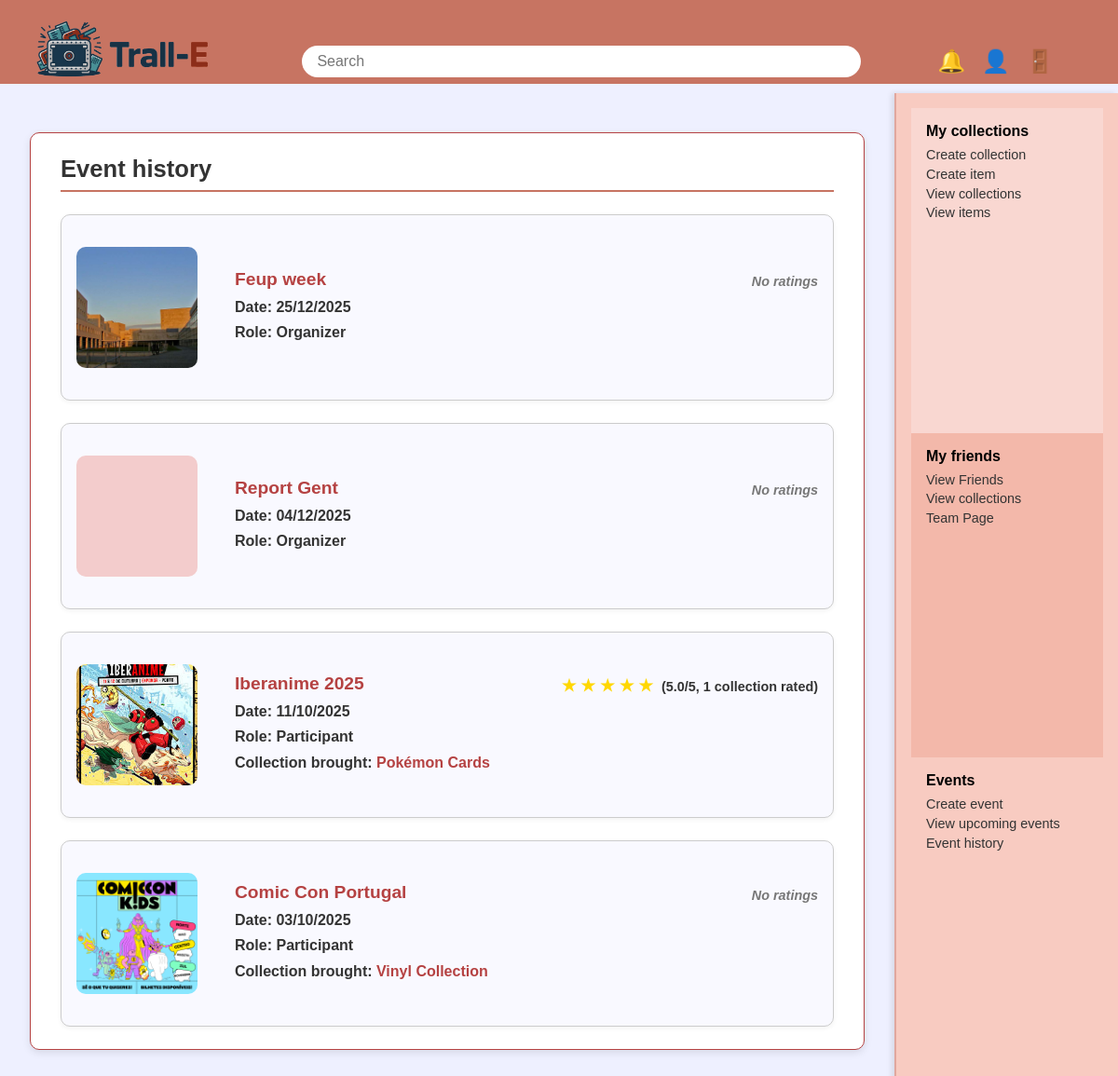
The page /public_html/eventhistory.php (signed in) on the database as committed earlier.
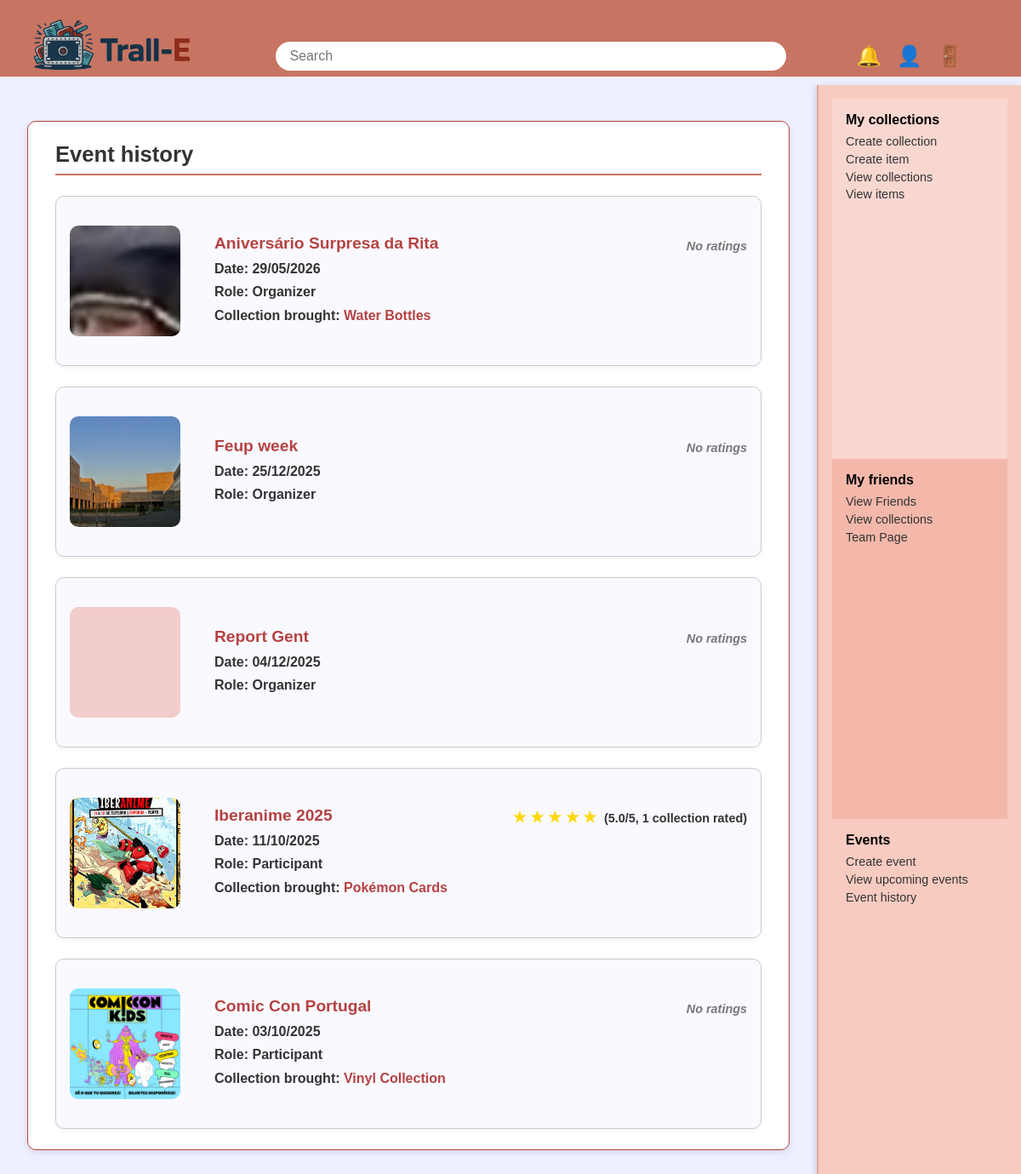
The same page on the database as committed later.
### tables this page shows
CREATE TABLE `event` (
  `event_id` int(11) NOT NULL,
  `user_id` int(11) NOT NULL,
  `image_id` int(11) DEFAULT 13,
  `name` varchar(100) NOT NULL,
  `date` date DEFAULT NULL,
  `theme` varchar(100) DEFAULT NULL,
  `place` varchar(120) DEFAULT NULL,
  `description` text DEFAULT NULL,
  `teaser_url` text DEFAULT NULL
);

CREATE TABLE `image` (
  `image_id` int(11) NOT NULL,
  `url` varchar(255) NOT NULL
);

CREATE TABLE `collection` (
  `collection_id` int(11) NOT NULL,
  `user_id` int(11) NOT NULL,
  `Theme` text DEFAULT NULL,
  `image_id` int(11) DEFAULT 12,
  `name` varchar(100) NOT NULL,
  `starting_date` date DEFAULT NULL,
  `description` text DEFAULT NULL
);

### public_html/eventhistory.php (the view, shortened to what this page needs)
<?php
$currentUserId = (int) $_SESSION['user_id'];
$host = "localhost";
$user = "root";
$pass = "";
$db = "sie";
$conn = new mysqli($host, $user, $pass, $db);
$sqlEvents = "
    SELECT
        e.event_id,
        e.name,
        e.date,
        e.theme,
        e.place,
        e.description,
        e.teaser_url,
        e.image_id,
        img.url AS event_image,
        CASE
            WHEN e.user_id = ? THEN 'organizer'
            ELSE 'participant'
        END AS role,
        c.collection_id,
        c.name AS collection_name,
        -- Média e nº de coleções avaliadas no evento
        r.avg_rating   AS event_avg_rating,
        r.num_ratings  AS event_num_ratings
    FROM event e
    LEFT JOIN image img ON e.image_id = img.image_id
    LEFT JOIN attends a
        ON a.event_id = e.event_id
       AND a.user_id = ?
    LEFT JOIN collection c
        ON a.collection_id = c.collection_id
    -- SUBQUERY: média e nº de COLEÇÕES distintas com rating por evento
    LEFT JOIN (
        SELECT
            event_id,
            AVG(rating) AS avg_rating,
            COUNT(DISTINCT collection_id) AS num_ratings
        FROM rating
        GROUP BY event_id
    ) r ON r.event_id = e.event_id
    WHERE
          (e.user_id = ? OR a.user_id IS NOT NULL)
      AND e.date < CURDATE()
    GROUP BY e.event_id
    ORDER BY e.date DESC, e.event_id DESC
";
$stmt = $conn->prepare($sqlEvents);
$stmt->bind_param("iii", $currentUserId, $currentUserId, $currentUserId);
$stmt->execute();
$events = $stmt->get_result()->fetch_all(MYSQLI_ASSOC);
?>
<!DOCTYPE html>
<html lang="en">
<head>
    <link rel="stylesheet" href="eventhistory.css" />
</head>
<body>
    <header>
        <a href="homepage.php" class="logo">
            <img src="images/TrallE_2.png" alt="logo" />
        </a>
        <div class="search-bar">
            <input type="text" placeholder="Search" />
        </div>
        <div class="icons">
            <button class="icon-btn" id="notification-btn">🔔</button>
            <a href="userpage.php" class="icon-btn">👤</a>
            <button class="icon-btn" id="logout-btn">🚪</button>
        </div>
    </header>
    <div class="main">
        <div class="content">
            <section class="event-history-section">
                <h2 class="page-title">Event history</h2>
                <div class="event-list">
                    <?php if (empty($events)): ?>
                        <p>This user has no event history.</p>
                    <?php else: ?>
                        <?php foreach ($events as $ev): ?>
                            <?php
                            if (!empty($ev['event_image'])) {
                                $eventImg = $ev['event_image'];
                            } elseif (!empty($ev['teaser_url'])) {
                                $eventImg = $ev['teaser_url'];
                            } else {
                                $eventImg = "images/default_event.png";
                            }
                            $avg  = $ev['event_avg_rating'] ?? null;
                            $nrat = $ev['event_num_ratings'] ?? 0;
                            $rounded = ($avg !== null) ? round($avg) : 0;
                            ?>
                            <div class="event-card">
                                <div class="event-image"
                                     style="background-image: url('<?php echo htmlspecialchars($eventImg); ?>');">
                                </div>
                                <div class="event-info">
                                    <div class="event-header-row">
                                        <h3 class="event-title">
                                            <strong>
                                                <a href="eventpage.php?id=<?php echo $ev['event_id']; ?>">
                                                    <?php echo htmlspecialchars($ev['name']); ?>
                                                </a>
                                            </strong>
                                        </h3>
                                        <div class="event-rating">
                                            <?php if ($avg !== null && $nrat > 0): ?>
                                                <span class="event-stars">
                                                    <?php for ($i = 1; $i <= 5; $i++): ?>
                                                        <span class="star <?php echo ($i <= $rounded) ? 'filled' : ''; ?>">★</span>
                                                    <?php endfor; ?>
                                                </span>
                                                <span class="event-rating-text">
                                                    (<?php echo number_format($avg, 1); ?>/5,
                                                     <?php echo $nrat; ?> collection<?php echo $nrat > 1 ? 's' : ''; ?> rated)
                                                </span>
                                            <?php else: ?>
                                                <span class="event-rating-text no-ratings">No ratings</span>
                                            <?php endif; ?>
                                        </div>
                                    </div>
                                    <p><strong>Date:</strong>
                                        <?php echo date('d/m/Y', strtotime($ev['date'])); ?>
                                    </p>
                                    <p><strong>Role:</strong>
                                        <?php echo $ev['role'] === 'organizer' ? 'Organizer' : 'Participant'; ?>
                                    </p>
                                    <?php if (!empty($ev['collection_id']) && !empty($ev['collection_name'])): ?>
                                        <p><strong>Collection brought:</strong>
                                            <a href="collectionpage.php?id=<?php echo (int)$ev['collection_id']; ?>">
                                                <?php echo htmlspecialchars($ev['collection_name']); ?>
                                            </a>
                                        </p>
                                    <?php endif; ?>
                                </div>
                            </div>
                        <?php endforeach; ?>
                    <?php endif; ?>
                </div>
            </section>
        </div>
        <aside class="sidebar">
            <div class="sidebar-section collections-section">
                <h3>My collections</h3>
                <p><a href="collectioncreation.php">Create collection</a></p>
                <p><a href="itemcreation.php">Create item</a></p>
                <p><a href="mycollectionspage.php">View collections</a></p>
                <p><a href="myitems.php">View items</a></p>
            </div>
            <div class="sidebar-section friends-section">
                <h3>My friends</h3>
                <p><a href="userfriendspage.php">View Friends</a></p>
                <p><a href="allfriendscollectionspage.php">View collections</a></p>
                <p><a href="teampage.php">Team Page</a></p>
            </div>
            <div class="sidebar-section events-section">
                <h3>Events</h3>
                <p><a href="createevent.php">Create event</a></p>
                <p><a href="upcomingevents.php">View upcoming events</a></p>
                <p><a href="eventhistory.php">Event history</a></p>
            </div>
        </aside>
    </div>
</body>
</html>

### public_html/eventhistory.css (style rules this page uses)
.content { margin-right: 240px; padding: 2rem; background: #eef0ff; }
.event-history-section { background: #fff; border: 1.5px solid #b54242; border-radius: 10px; padding: 1.5rem 2rem; box-shadow: 0 3px 8px rgba(0, 0, 0, 0.1); }
.page-title { font-size: 1.6rem; font-weight: bold; color: #333; border-bottom: 2px solid #c77462; padding-bottom: 0.5rem; margin-bottom: 1.5rem; }
.event-list { display: flex; flex-direction: column; gap: 1.5rem; }
.event-card { display: flex; flex-direction: row; align-items: center; gap: 1.5rem; background-color: #f9f9ff; border: 1px solid #ccc; border-radius: 10px; padding: 1rem; box-shadow: 0 2px 5px rgba(0, 0, 0, 0.05); transition: transform 0.2s ease; }
.event-card .event-image { width: 130px; height: 130px; border-radius: 10px; background-color: #f3cccc; background-size: cover; background-position: center; flex-shrink: 0; margin-right: 1rem; }
.event-card .event-info { flex: 1; display: flex; flex-direction: column; justify-content: center; text-align: left; }
.event-info h3 { margin-bottom: 0.3rem; font-size: 1.2rem; color: #222; }
.event-info p { margin: 0.3rem 0; color: #333; }
.event-info a { color: #b54242; text-decoration: none; font-weight: bold; }
.sidebar { position: fixed; top: 100px; right: 0; width: 240px; background: #f8cbc1; padding: 1rem; height: calc(100vh - 80px); overflow-y: auto; z-index: 10; border-left: 2px solid #e1a79e; box-shadow: -3px 0 6px rgba(0, 0, 0, 0.1); }
.sidebar-section { padding: 1rem; height: 33.3%; }
.sidebar-section h3 { font-size: 1rem; margin-bottom: 0.5rem; font-weight: bold; }
.sidebar-section p { color: #333; font-size: 0.9rem; cursor: pointer; margin: 0.3rem 0; transition: color 0.2s ease; }
.collections-section { background-color: #f9d7d1; }
.friends-section { background-color: #f3b8aa ; }
.events-section { background-color: transparent; }
.event-header-row { display: flex; justify-content: space-between; align-items: center; gap: 1rem; }
.event-title { margin: 0; }
.event-rating { text-align: right; font-size: 0.9rem; white-space: nowrap; }
.event-rating .event-stars { font-size: 1.1rem; margin-right: 4px; }
.event-rating .star { color: #ccc; }
.event-rating .star.filled { color: #FFD700; }
.event-rating-text { color: #333; }
.event-rating-text.no-ratings { font-style: italic; color: #777; }

Rows that differ between the two databases and show on the page:
added event: image.url (picture), name "Aniversário Surpresa da Rita", shows "No ratings", date "29/05/2026", shows "Organizer", collection.name "Water Bottles"
